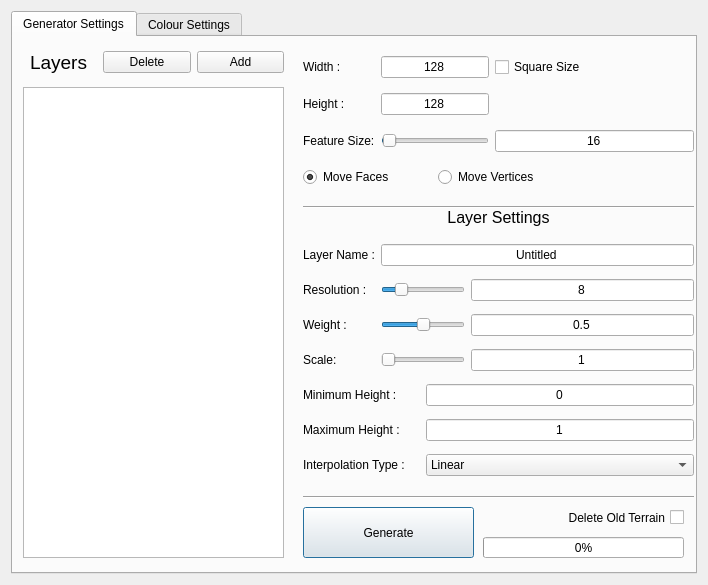
<?xml version="1.0" encoding="UTF-8"?>
<ui version="4.0">
 <class>Dialog</class>
 <widget class="QDialog" name="Dialog">
  <property name="windowModality">
   <enum>Qt::NonModal</enum>
  </property>
  <property name="geometry">
   <rect>
    <x>0</x>
    <y>0</y>
    <width>708</width>
    <height>585</height>
   </rect>
  </property>
  <property name="sizePolicy">
   <sizepolicy hsizetype="Fixed" vsizetype="Fixed">
    <horstretch>0</horstretch>
    <verstretch>0</verstretch>
   </sizepolicy>
  </property>
  <property name="minimumSize">
   <size>
    <width>708</width>
    <height>585</height>
   </size>
  </property>
  <property name="maximumSize">
   <size>
    <width>708</width>
    <height>585</height>
   </size>
  </property>
  <property name="windowTitle">
   <string>Terrain Generator</string>
  </property>
  <layout class="QGridLayout" name="gridLayout">
   <item row="0" column="0">
    <widget class="QTabWidget" name="tabWidget">
     <property name="currentIndex">
      <number>0</number>
     </property>
     <widget class="QWidget" name="tab">
      <attribute name="title">
       <string>Generator Settings</string>
      </attribute>
      <widget class="Line" name="line">
       <property name="geometry">
        <rect>
         <x>290</x>
         <y>160</y>
         <width>391</width>
         <height>20</height>
        </rect>
       </property>
       <property name="orientation">
        <enum>Qt::Horizontal</enum>
       </property>
      </widget>
      <widget class="QLabel" name="label_6">
       <property name="geometry">
        <rect>
         <x>290</x>
         <y>170</y>
         <width>391</width>
         <height>21</height>
        </rect>
       </property>
       <property name="font">
        <font>
         <pointsize>12</pointsize>
        </font>
       </property>
       <property name="text">
        <string>Layer Settings</string>
       </property>
       <property name="alignment">
        <set>Qt::AlignCenter</set>
       </property>
      </widget>
      <widget class="Line" name="line_2">
       <property name="geometry">
        <rect>
         <x>290</x>
         <y>450</y>
         <width>391</width>
         <height>20</height>
        </rect>
       </property>
       <property name="orientation">
        <enum>Qt::Horizontal</enum>
       </property>
      </widget>
      <widget class="QPushButton" name="generate_btn">
       <property name="geometry">
        <rect>
         <x>290</x>
         <y>470</y>
         <width>171</width>
         <height>51</height>
        </rect>
       </property>
       <property name="text">
        <string>Generate</string>
       </property>
       <property name="-c &quot;python(\&quot;generateTerrain()\&quot;)&quot;" stdset="0">
        <string/>
       </property>
      </widget>
      <widget class="QCheckBox" name="deleteTerrain_chkBox">
       <property name="geometry">
        <rect>
         <x>470</x>
         <y>470</y>
         <width>201</width>
         <height>21</height>
        </rect>
       </property>
       <property name="layoutDirection">
        <enum>Qt::RightToLeft</enum>
       </property>
       <property name="text">
        <string>Delete Old Terrain</string>
       </property>
       <property name="tristate">
        <bool>false</bool>
       </property>
      </widget>
      <widget class="QLabel" name="label_11">
       <property name="geometry">
        <rect>
         <x>10</x>
         <y>10</y>
         <width>71</width>
         <height>31</height>
        </rect>
       </property>
       <property name="font">
        <font>
         <pointsize>14</pointsize>
        </font>
       </property>
       <property name="text">
        <string>Layers</string>
       </property>
       <property name="alignment">
        <set>Qt::AlignCenter</set>
       </property>
      </widget>
      <widget class="QListWidget" name="layer_listview">
       <property name="geometry">
        <rect>
         <x>10</x>
         <y>50</y>
         <width>261</width>
         <height>471</height>
        </rect>
       </property>
       <property name="font">
        <font>
         <pointsize>12</pointsize>
        </font>
       </property>
      </widget>
      <widget class="QProgressBar" name="generate_progessBar">
       <property name="geometry">
        <rect>
         <x>470</x>
         <y>500</y>
         <width>201</width>
         <height>21</height>
        </rect>
       </property>
       <property name="value">
        <number>0</number>
       </property>
      </widget>
      <widget class="QWidget" name="">
       <property name="geometry">
        <rect>
         <x>90</x>
         <y>10</y>
         <width>181</width>
         <height>31</height>
        </rect>
       </property>
       <layout class="QHBoxLayout" name="horizontalLayout">
        <item>
         <widget class="QPushButton" name="deleteLayer_btn">
          <property name="text">
           <string>Delete</string>
          </property>
          <property name="-c &quot;python(\&quot;deleteLayer()\&quot;)&quot;" stdset="0">
           <string/>
          </property>
         </widget>
        </item>
        <item>
         <widget class="QPushButton" name="addLayer_btn">
          <property name="text">
           <string>Add</string>
          </property>
          <property name="-c &quot;python(\&quot;addLayer()\&quot;)&quot;" stdset="0">
           <string/>
          </property>
         </widget>
        </item>
       </layout>
      </widget>
      <widget class="QWidget" name="">
       <property name="geometry">
        <rect>
         <x>290</x>
         <y>10</y>
         <width>391</width>
         <height>151</height>
        </rect>
       </property>
       <layout class="QGridLayout" name="gridLayout_3">
        <item row="0" column="0">
         <widget class="QLabel" name="label">
          <property name="text">
           <string>Width :</string>
          </property>
         </widget>
        </item>
        <item row="0" column="1" colspan="2">
         <widget class="QLineEdit" name="width_lineEdit">
          <property name="text">
           <string>128</string>
          </property>
          <property name="alignment">
           <set>Qt::AlignCenter</set>
          </property>
         </widget>
        </item>
        <item row="0" column="3">
         <widget class="QCheckBox" name="squareSize_chkBox">
          <property name="layoutDirection">
           <enum>Qt::LeftToRight</enum>
          </property>
          <property name="autoFillBackground">
           <bool>false</bool>
          </property>
          <property name="text">
           <string>Square Size</string>
          </property>
         </widget>
        </item>
        <item row="1" column="0">
         <widget class="QLabel" name="label_2">
          <property name="text">
           <string>Height :</string>
          </property>
         </widget>
        </item>
        <item row="1" column="1" colspan="2">
         <widget class="QLineEdit" name="height_lineEdit">
          <property name="text">
           <string>128</string>
          </property>
          <property name="alignment">
           <set>Qt::AlignCenter</set>
          </property>
         </widget>
        </item>
        <item row="2" column="0">
         <widget class="QLabel" name="label_4">
          <property name="text">
           <string>Feature Size:</string>
          </property>
         </widget>
        </item>
        <item row="2" column="1" colspan="2">
         <widget class="QSlider" name="featureSize_slider">
          <property name="minimum">
           <number>8</number>
          </property>
          <property name="maximum">
           <number>1024</number>
          </property>
          <property name="singleStep">
           <number>8</number>
          </property>
          <property name="pageStep">
           <number>32</number>
          </property>
          <property name="value">
           <number>16</number>
          </property>
          <property name="orientation">
           <enum>Qt::Horizontal</enum>
          </property>
         </widget>
        </item>
        <item row="2" column="3">
         <widget class="QLineEdit" name="featureSize_lineEdit">
          <property name="text">
           <string>16</string>
          </property>
          <property name="alignment">
           <set>Qt::AlignCenter</set>
          </property>
         </widget>
        </item>
        <item row="3" column="0" colspan="2">
         <widget class="QRadioButton" name="moveFaces_radio">
          <property name="text">
           <string>Move Faces</string>
          </property>
          <property name="checked">
           <bool>true</bool>
          </property>
         </widget>
        </item>
        <item row="3" column="2" colspan="2">
         <widget class="QRadioButton" name="moveVertices_radio">
          <property name="text">
           <string>Move Vertices</string>
          </property>
         </widget>
        </item>
       </layout>
      </widget>
      <widget class="QWidget" name="">
       <property name="geometry">
        <rect>
         <x>290</x>
         <y>200</y>
         <width>391</width>
         <height>251</height>
        </rect>
       </property>
       <layout class="QGridLayout" name="gridLayout_2">
        <item row="0" column="0">
         <widget class="QLabel" name="label_12">
          <property name="text">
           <string>Layer Name :</string>
          </property>
         </widget>
        </item>
        <item row="0" column="1" colspan="3">
         <widget class="QLineEdit" name="layerName_lineEdit">
          <property name="text">
           <string>Untitled</string>
          </property>
          <property name="alignment">
           <set>Qt::AlignCenter</set>
          </property>
         </widget>
        </item>
        <item row="1" column="0">
         <widget class="QLabel" name="label_3">
          <property name="text">
           <string>Resolution :</string>
          </property>
         </widget>
        </item>
        <item row="1" column="1" colspan="2">
         <widget class="QSlider" name="res_slider">
          <property name="minimum">
           <number>0</number>
          </property>
          <property name="maximum">
           <number>16</number>
          </property>
          <property name="singleStep">
           <number>1</number>
          </property>
          <property name="pageStep">
           <number>2</number>
          </property>
          <property name="value">
           <number>3</number>
          </property>
          <property name="orientation">
           <enum>Qt::Horizontal</enum>
          </property>
         </widget>
        </item>
        <item row="1" column="3">
         <widget class="QLineEdit" name="res_lineEdit">
          <property name="text">
           <string>8</string>
          </property>
          <property name="alignment">
           <set>Qt::AlignCenter</set>
          </property>
         </widget>
        </item>
        <item row="2" column="0">
         <widget class="QLabel" name="label_7">
          <property name="text">
           <string>Weight :</string>
          </property>
         </widget>
        </item>
        <item row="2" column="1" colspan="2">
         <widget class="QSlider" name="weight_slider">
          <property name="minimum">
           <number>0</number>
          </property>
          <property name="maximum">
           <number>100</number>
          </property>
          <property name="singleStep">
           <number>1</number>
          </property>
          <property name="pageStep">
           <number>10</number>
          </property>
          <property name="value">
           <number>50</number>
          </property>
          <property name="orientation">
           <enum>Qt::Horizontal</enum>
          </property>
         </widget>
        </item>
        <item row="2" column="3">
         <widget class="QLineEdit" name="weight_lineEdit">
          <property name="text">
           <string>0.5</string>
          </property>
          <property name="alignment">
           <set>Qt::AlignCenter</set>
          </property>
         </widget>
        </item>
        <item row="3" column="0">
         <widget class="QLabel" name="label_5">
          <property name="text">
           <string>Scale:</string>
          </property>
         </widget>
        </item>
        <item row="3" column="1" colspan="2">
         <widget class="QSlider" name="scale_slider">
          <property name="minimum">
           <number>1</number>
          </property>
          <property name="maximum">
           <number>50</number>
          </property>
          <property name="singleStep">
           <number>1</number>
          </property>
          <property name="pageStep">
           <number>10</number>
          </property>
          <property name="value">
           <number>1</number>
          </property>
          <property name="orientation">
           <enum>Qt::Horizontal</enum>
          </property>
          <property name="invertedAppearance">
           <bool>false</bool>
          </property>
         </widget>
        </item>
        <item row="3" column="3">
         <widget class="QLineEdit" name="scale_lineEdit">
          <property name="text">
           <string>1</string>
          </property>
          <property name="alignment">
           <set>Qt::AlignCenter</set>
          </property>
         </widget>
        </item>
        <item row="4" column="0" colspan="2">
         <widget class="QLabel" name="label_8">
          <property name="text">
           <string>Minimum Height :</string>
          </property>
         </widget>
        </item>
        <item row="4" column="2" colspan="2">
         <widget class="QLineEdit" name="minHeight_lineEdit">
          <property name="text">
           <string>0</string>
          </property>
          <property name="alignment">
           <set>Qt::AlignCenter</set>
          </property>
         </widget>
        </item>
        <item row="5" column="0" colspan="2">
         <widget class="QLabel" name="label_9">
          <property name="text">
           <string>Maximum Height :</string>
          </property>
         </widget>
        </item>
        <item row="5" column="2" colspan="2">
         <widget class="QLineEdit" name="maxHeight_lineEdit">
          <property name="text">
           <string>1</string>
          </property>
          <property name="alignment">
           <set>Qt::AlignCenter</set>
          </property>
         </widget>
        </item>
        <item row="6" column="0" colspan="2">
         <widget class="QLabel" name="label_10">
          <property name="text">
           <string>Interpolation Type : </string>
          </property>
         </widget>
        </item>
        <item row="6" column="2" colspan="2">
         <widget class="QComboBox" name="interpType_combo">
          <item>
           <property name="text">
            <string>Linear</string>
           </property>
          </item>
          <item>
           <property name="text">
            <string>Cosine</string>
           </property>
          </item>
         </widget>
        </item>
       </layout>
      </widget>
     </widget>
     <widget class="QWidget" name="tab_2">
      <attribute name="title">
       <string>Colour Settings</string>
      </attribute>
     </widget>
    </widget>
   </item>
  </layout>
 </widget>
 <resources/>
 <connections/>
</ui>
